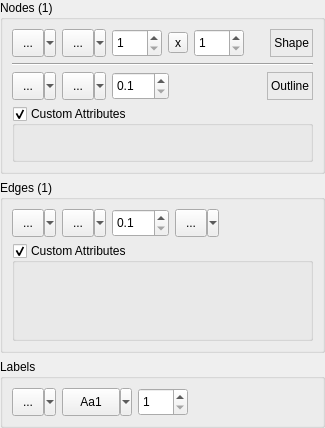
<?xml version="1.0" encoding="UTF-8"?>
<ui version="4.0">
 <class>CNodeEdgePropertiesUI</class>
 <widget class="QWidget" name="CNodeEdgePropertiesUI">
  <property name="geometry">
   <rect>
    <x>0</x>
    <y>0</y>
    <width>325</width>
    <height>428</height>
   </rect>
  </property>
  <property name="sizePolicy">
   <sizepolicy hsizetype="Preferred" vsizetype="Maximum">
    <horstretch>0</horstretch>
    <verstretch>0</verstretch>
   </sizepolicy>
  </property>
  <property name="windowTitle">
   <string>Form</string>
  </property>
  <layout class="QVBoxLayout" name="verticalLayout_2">
   <property name="leftMargin">
    <number>0</number>
   </property>
   <property name="topMargin">
    <number>0</number>
   </property>
   <property name="rightMargin">
    <number>0</number>
   </property>
   <property name="bottomMargin">
    <number>0</number>
   </property>
   <item>
    <widget class="QGroupBox" name="NodesBox">
     <property name="title">
      <string>Nodes (1)</string>
     </property>
     <layout class="QVBoxLayout" name="verticalLayout_5">
      <item>
       <layout class="QHBoxLayout" name="horizontalLayout_3">
        <item>
         <widget class="QSint::ColorButton" name="NodeColor">
          <property name="sizePolicy">
           <sizepolicy hsizetype="Fixed" vsizetype="Fixed">
            <horstretch>0</horstretch>
            <verstretch>0</verstretch>
           </sizepolicy>
          </property>
          <property name="minimumSize">
           <size>
            <width>44</width>
            <height>28</height>
           </size>
          </property>
          <property name="statusTip">
           <string>Set fill color of the selected nodes</string>
          </property>
          <property name="text">
           <string>...</string>
          </property>
          <property name="iconSize">
           <size>
            <width>18</width>
            <height>18</height>
           </size>
          </property>
          <property name="popupMode">
           <enum>QToolButton::MenuButtonPopup</enum>
          </property>
         </widget>
        </item>
        <item>
         <widget class="QSint::QSplitButton" name="NodeShape">
          <property name="minimumSize">
           <size>
            <width>44</width>
            <height>28</height>
           </size>
          </property>
          <property name="statusTip">
           <string>Set shape of the selected nodes</string>
          </property>
          <property name="text">
           <string>...</string>
          </property>
          <property name="iconSize">
           <size>
            <width>18</width>
            <height>18</height>
           </size>
          </property>
          <property name="popupMode">
           <enum>QToolButton::MenuButtonPopup</enum>
          </property>
         </widget>
        </item>
        <item>
         <widget class="QSpinBox" name="NodeSizeX">
          <property name="sizePolicy">
           <sizepolicy hsizetype="Fixed" vsizetype="Fixed">
            <horstretch>0</horstretch>
            <verstretch>0</verstretch>
           </sizepolicy>
          </property>
          <property name="minimumSize">
           <size>
            <width>50</width>
            <height>28</height>
           </size>
          </property>
          <property name="statusTip">
           <string>Set width of the selected nodes</string>
          </property>
          <property name="correctionMode">
           <enum>QAbstractSpinBox::CorrectToNearestValue</enum>
          </property>
          <property name="minimum">
           <number>1</number>
          </property>
          <property name="maximum">
           <number>1000</number>
          </property>
         </widget>
        </item>
        <item>
         <widget class="QToolButton" name="NodeSizeSwitch">
          <property name="statusTip">
           <string>Uniform nodes size editing if checked</string>
          </property>
          <property name="text">
           <string>x</string>
          </property>
          <property name="checkable">
           <bool>true</bool>
          </property>
          <property name="checked">
           <bool>false</bool>
          </property>
         </widget>
        </item>
        <item>
         <widget class="QSpinBox" name="NodeSizeY">
          <property name="sizePolicy">
           <sizepolicy hsizetype="Fixed" vsizetype="Fixed">
            <horstretch>0</horstretch>
            <verstretch>0</verstretch>
           </sizepolicy>
          </property>
          <property name="minimumSize">
           <size>
            <width>50</width>
            <height>28</height>
           </size>
          </property>
          <property name="statusTip">
           <string>Set height of the selected nodes</string>
          </property>
          <property name="correctionMode">
           <enum>QAbstractSpinBox::CorrectToNearestValue</enum>
          </property>
          <property name="minimum">
           <number>1</number>
          </property>
          <property name="maximum">
           <number>1000</number>
          </property>
         </widget>
        </item>
        <item>
         <spacer name="horizontalSpacer">
          <property name="orientation">
           <enum>Qt::Horizontal</enum>
          </property>
          <property name="sizeHint" stdset="0">
           <size>
            <width>40</width>
            <height>20</height>
           </size>
          </property>
         </spacer>
        </item>
        <item>
         <widget class="QLabel" name="label_2">
          <property name="frameShape">
           <enum>QFrame::StyledPanel</enum>
          </property>
          <property name="frameShadow">
           <enum>QFrame::Sunken</enum>
          </property>
          <property name="text">
           <string>Shape</string>
          </property>
          <property name="alignment">
           <set>Qt::AlignRight|Qt::AlignTrailing|Qt::AlignVCenter</set>
          </property>
         </widget>
        </item>
       </layout>
      </item>
      <item>
       <widget class="Line" name="line">
        <property name="orientation">
         <enum>Qt::Horizontal</enum>
        </property>
       </widget>
      </item>
      <item>
       <layout class="QHBoxLayout" name="horizontalLayout_5">
        <item>
         <widget class="QSint::ColorButton" name="StrokeColor">
          <property name="sizePolicy">
           <sizepolicy hsizetype="Fixed" vsizetype="Fixed">
            <horstretch>0</horstretch>
            <verstretch>0</verstretch>
           </sizepolicy>
          </property>
          <property name="minimumSize">
           <size>
            <width>44</width>
            <height>28</height>
           </size>
          </property>
          <property name="statusTip">
           <string>Set stroke color of the selected nodes</string>
          </property>
          <property name="text">
           <string>...</string>
          </property>
          <property name="iconSize">
           <size>
            <width>18</width>
            <height>18</height>
           </size>
          </property>
          <property name="popupMode">
           <enum>QToolButton::MenuButtonPopup</enum>
          </property>
         </widget>
        </item>
        <item>
         <widget class="QSint::QPenButton" name="StrokeStyle">
          <property name="minimumSize">
           <size>
            <width>44</width>
            <height>28</height>
           </size>
          </property>
          <property name="statusTip">
           <string>Set stroke style of the selected nodes</string>
          </property>
          <property name="text">
           <string>...</string>
          </property>
          <property name="iconSize">
           <size>
            <width>18</width>
            <height>18</height>
           </size>
          </property>
          <property name="popupMode">
           <enum>QToolButton::MenuButtonPopup</enum>
          </property>
         </widget>
        </item>
        <item>
         <widget class="QDoubleSpinBox" name="StrokeSize">
          <property name="sizePolicy">
           <sizepolicy hsizetype="Fixed" vsizetype="Fixed">
            <horstretch>0</horstretch>
            <verstretch>0</verstretch>
           </sizepolicy>
          </property>
          <property name="minimumSize">
           <size>
            <width>50</width>
            <height>28</height>
           </size>
          </property>
          <property name="statusTip">
           <string>Set stroke width of the selected nodes</string>
          </property>
          <property name="correctionMode">
           <enum>QAbstractSpinBox::CorrectToNearestValue</enum>
          </property>
          <property name="decimals">
           <number>1</number>
          </property>
          <property name="minimum">
           <double>0.100000000000000</double>
          </property>
          <property name="singleStep">
           <double>0.100000000000000</double>
          </property>
         </widget>
        </item>
        <item>
         <spacer name="horizontalSpacer_4">
          <property name="orientation">
           <enum>Qt::Horizontal</enum>
          </property>
          <property name="sizeHint" stdset="0">
           <size>
            <width>40</width>
            <height>20</height>
           </size>
          </property>
         </spacer>
        </item>
        <item>
         <widget class="QLabel" name="label">
          <property name="frameShape">
           <enum>QFrame::StyledPanel</enum>
          </property>
          <property name="frameShadow">
           <enum>QFrame::Sunken</enum>
          </property>
          <property name="text">
           <string>Outline</string>
          </property>
          <property name="alignment">
           <set>Qt::AlignRight|Qt::AlignTrailing|Qt::AlignVCenter</set>
          </property>
         </widget>
        </item>
       </layout>
      </item>
      <item>
       <widget class="QGroupBox" name="NodeAttrBox">
        <property name="sizePolicy">
         <sizepolicy hsizetype="Preferred" vsizetype="Expanding">
          <horstretch>0</horstretch>
          <verstretch>0</verstretch>
         </sizepolicy>
        </property>
        <property name="title">
         <string>Custom Attributes</string>
        </property>
        <property name="flat">
         <bool>true</bool>
        </property>
        <property name="checkable">
         <bool>true</bool>
        </property>
        <layout class="QVBoxLayout" name="verticalLayout_3">
         <property name="leftMargin">
          <number>0</number>
         </property>
         <property name="rightMargin">
          <number>0</number>
         </property>
         <property name="bottomMargin">
          <number>0</number>
         </property>
         <item>
          <widget class="CAttributesEditorUI" name="NodeAttrEditor" native="true"/>
         </item>
        </layout>
       </widget>
      </item>
     </layout>
    </widget>
   </item>
   <item>
    <widget class="QGroupBox" name="EdgesBox">
     <property name="title">
      <string>Edges (1)</string>
     </property>
     <layout class="QVBoxLayout" name="verticalLayout">
      <item>
       <layout class="QHBoxLayout" name="horizontalLayout_2">
        <item>
         <widget class="QSint::ColorButton" name="EdgeColor">
          <property name="sizePolicy">
           <sizepolicy hsizetype="Fixed" vsizetype="Fixed">
            <horstretch>0</horstretch>
            <verstretch>0</verstretch>
           </sizepolicy>
          </property>
          <property name="minimumSize">
           <size>
            <width>44</width>
            <height>28</height>
           </size>
          </property>
          <property name="statusTip">
           <string>Set color of the selected edges</string>
          </property>
          <property name="text">
           <string>...</string>
          </property>
          <property name="iconSize">
           <size>
            <width>18</width>
            <height>18</height>
           </size>
          </property>
          <property name="popupMode">
           <enum>QToolButton::MenuButtonPopup</enum>
          </property>
         </widget>
        </item>
        <item>
         <widget class="QSint::QPenButton" name="EdgeStyle">
          <property name="minimumSize">
           <size>
            <width>44</width>
            <height>28</height>
           </size>
          </property>
          <property name="statusTip">
           <string>Set pen style of the selected edges</string>
          </property>
          <property name="text">
           <string>...</string>
          </property>
          <property name="iconSize">
           <size>
            <width>18</width>
            <height>18</height>
           </size>
          </property>
          <property name="popupMode">
           <enum>QToolButton::MenuButtonPopup</enum>
          </property>
         </widget>
        </item>
        <item>
         <widget class="QDoubleSpinBox" name="EdgeWeight">
          <property name="sizePolicy">
           <sizepolicy hsizetype="Fixed" vsizetype="Fixed">
            <horstretch>0</horstretch>
            <verstretch>0</verstretch>
           </sizepolicy>
          </property>
          <property name="minimumSize">
           <size>
            <width>50</width>
            <height>28</height>
           </size>
          </property>
          <property name="statusTip">
           <string>Set weight of the selected edges</string>
          </property>
          <property name="correctionMode">
           <enum>QAbstractSpinBox::CorrectToNearestValue</enum>
          </property>
          <property name="decimals">
           <number>1</number>
          </property>
          <property name="minimum">
           <double>0.100000000000000</double>
          </property>
          <property name="singleStep">
           <double>0.100000000000000</double>
          </property>
         </widget>
        </item>
        <item>
         <widget class="QSint::QSplitButton" name="EdgeDirection">
          <property name="minimumSize">
           <size>
            <width>44</width>
            <height>28</height>
           </size>
          </property>
          <property name="statusTip">
           <string>Set direction of the selected edges</string>
          </property>
          <property name="text">
           <string>...</string>
          </property>
          <property name="iconSize">
           <size>
            <width>18</width>
            <height>18</height>
           </size>
          </property>
          <property name="popupMode">
           <enum>QToolButton::MenuButtonPopup</enum>
          </property>
         </widget>
        </item>
        <item>
         <spacer name="horizontalSpacer_2">
          <property name="orientation">
           <enum>Qt::Horizontal</enum>
          </property>
          <property name="sizeHint" stdset="0">
           <size>
            <width>40</width>
            <height>20</height>
           </size>
          </property>
         </spacer>
        </item>
       </layout>
      </item>
      <item>
       <widget class="QGroupBox" name="EdgeAttrBox">
        <property name="sizePolicy">
         <sizepolicy hsizetype="Preferred" vsizetype="Expanding">
          <horstretch>0</horstretch>
          <verstretch>0</verstretch>
         </sizepolicy>
        </property>
        <property name="title">
         <string>Custom Attributes</string>
        </property>
        <property name="flat">
         <bool>true</bool>
        </property>
        <property name="checkable">
         <bool>true</bool>
        </property>
        <layout class="QVBoxLayout" name="verticalLayout_4">
         <property name="leftMargin">
          <number>0</number>
         </property>
         <property name="rightMargin">
          <number>0</number>
         </property>
         <property name="bottomMargin">
          <number>0</number>
         </property>
         <item>
          <widget class="CAttributesEditorUI" name="EdgeAttrEditor" native="true"/>
         </item>
        </layout>
       </widget>
      </item>
     </layout>
    </widget>
   </item>
   <item>
    <widget class="QGroupBox" name="LablesBox">
     <property name="title">
      <string>Labels</string>
     </property>
     <layout class="QHBoxLayout" name="horizontalLayout">
      <item>
       <layout class="QHBoxLayout" name="horizontalLayout_4">
        <item>
         <widget class="QSint::ColorButton" name="LabelColor">
          <property name="sizePolicy">
           <sizepolicy hsizetype="Fixed" vsizetype="Fixed">
            <horstretch>0</horstretch>
            <verstretch>0</verstretch>
           </sizepolicy>
          </property>
          <property name="minimumSize">
           <size>
            <width>44</width>
            <height>28</height>
           </size>
          </property>
          <property name="statusTip">
           <string>Set color of the selected labels</string>
          </property>
          <property name="text">
           <string>...</string>
          </property>
          <property name="iconSize">
           <size>
            <width>18</width>
            <height>18</height>
           </size>
          </property>
          <property name="popupMode">
           <enum>QToolButton::MenuButtonPopup</enum>
          </property>
         </widget>
        </item>
        <item>
         <widget class="QSint::QFontButton" name="LabelFont">
          <property name="minimumSize">
           <size>
            <width>70</width>
            <height>28</height>
           </size>
          </property>
          <property name="maximumSize">
           <size>
            <width>16777215</width>
            <height>28</height>
           </size>
          </property>
          <property name="statusTip">
           <string>Set font of the selected labels</string>
          </property>
          <property name="text">
           <string>Aa1</string>
          </property>
          <property name="popupMode">
           <enum>QToolButton::MenuButtonPopup</enum>
          </property>
          <property name="toolButtonStyle">
           <enum>Qt::ToolButtonTextOnly</enum>
          </property>
         </widget>
        </item>
        <item>
         <widget class="QSpinBox" name="LabelFontSize">
          <property name="sizePolicy">
           <sizepolicy hsizetype="Fixed" vsizetype="Fixed">
            <horstretch>0</horstretch>
            <verstretch>0</verstretch>
           </sizepolicy>
          </property>
          <property name="minimumSize">
           <size>
            <width>50</width>
            <height>28</height>
           </size>
          </property>
          <property name="statusTip">
           <string>Set font size of the selected labels</string>
          </property>
          <property name="correctionMode">
           <enum>QAbstractSpinBox::CorrectToNearestValue</enum>
          </property>
          <property name="minimum">
           <number>1</number>
          </property>
          <property name="maximum">
           <number>200</number>
          </property>
         </widget>
        </item>
        <item>
         <spacer name="horizontalSpacer_3">
          <property name="orientation">
           <enum>Qt::Horizontal</enum>
          </property>
          <property name="sizeHint" stdset="0">
           <size>
            <width>40</width>
            <height>20</height>
           </size>
          </property>
         </spacer>
        </item>
       </layout>
      </item>
     </layout>
    </widget>
   </item>
  </layout>
 </widget>
 <customwidgets>
  <customwidget>
   <class>QSint::ColorButton</class>
   <extends>QToolButton</extends>
   <header>colorbutton.h</header>
  </customwidget>
  <customwidget>
   <class>QSint::QSplitButton</class>
   <extends>QToolButton</extends>
   <header>qsplitbutton.h</header>
  </customwidget>
  <customwidget>
   <class>QSint::QPenButton</class>
   <extends>QToolButton</extends>
   <header>qpenbutton.h</header>
  </customwidget>
  <customwidget>
   <class>QSint::QFontButton</class>
   <extends>QToolButton</extends>
   <header>qfontbutton.h</header>
  </customwidget>
  <customwidget>
   <class>CAttributesEditorUI</class>
   <extends>QWidget</extends>
   <header>CAttributesEditorUI.h</header>
   <container>1</container>
  </customwidget>
 </customwidgets>
 <tabstops>
  <tabstop>NodeColor</tabstop>
  <tabstop>NodeShape</tabstop>
  <tabstop>NodeSizeX</tabstop>
  <tabstop>NodeSizeSwitch</tabstop>
  <tabstop>NodeSizeY</tabstop>
  <tabstop>StrokeColor</tabstop>
  <tabstop>StrokeStyle</tabstop>
  <tabstop>StrokeSize</tabstop>
  <tabstop>NodeAttrBox</tabstop>
  <tabstop>EdgeColor</tabstop>
  <tabstop>EdgeStyle</tabstop>
  <tabstop>EdgeWeight</tabstop>
  <tabstop>EdgeDirection</tabstop>
  <tabstop>EdgeAttrBox</tabstop>
  <tabstop>LabelColor</tabstop>
  <tabstop>LabelFont</tabstop>
 </tabstops>
 <resources/>
 <connections>
  <connection>
   <sender>NodeAttrBox</sender>
   <signal>toggled(bool)</signal>
   <receiver>NodeAttrEditor</receiver>
   <slot>setVisible(bool)</slot>
   <hints>
    <hint type="sourcelabel">
     <x>100</x>
     <y>71</y>
    </hint>
    <hint type="destinationlabel">
     <x>113</x>
     <y>89</y>
    </hint>
   </hints>
  </connection>
  <connection>
   <sender>EdgeAttrBox</sender>
   <signal>toggled(bool)</signal>
   <receiver>EdgeAttrEditor</receiver>
   <slot>setVisible(bool)</slot>
   <hints>
    <hint type="sourcelabel">
     <x>38</x>
     <y>195</y>
    </hint>
    <hint type="destinationlabel">
     <x>58</x>
     <y>218</y>
    </hint>
   </hints>
  </connection>
 </connections>
</ui>
